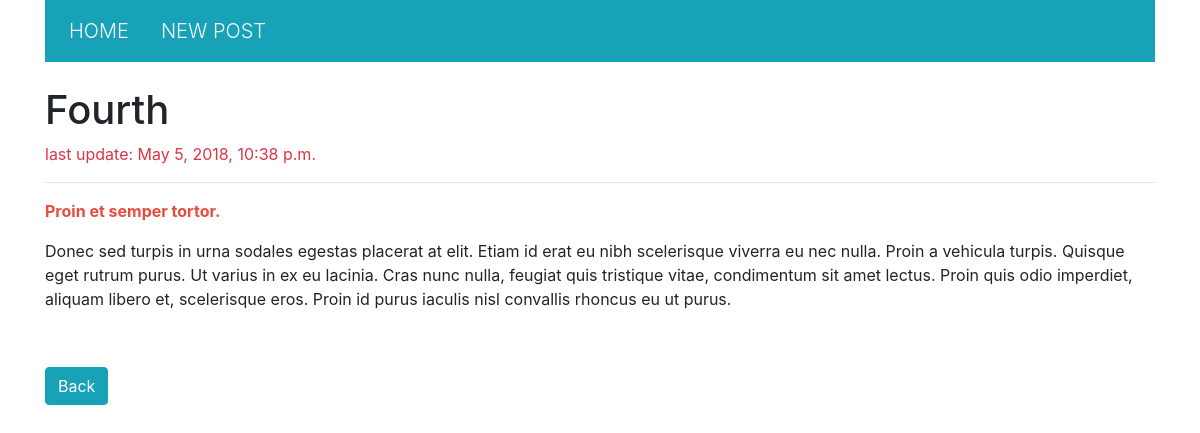
The app's page /post/4 with its own data.
### BlogApp/models.py (models this page shows, shortened)
class Post(models.Model):
    title = models.CharField(max_length=128)
    description = models.TextField()
    created_at = models.DateTimeField(auto_now_add=True)
    updated_at = models.DateTimeField(auto_now=True)

### BlogApp/views.py (the view)
# urls.py: url(r'^post/(?P<id>(\d)+)$', show_post, name='post'),
def show_post(request, id):
    post = get_object_or_404(Post, pk=id)
    ctx = {
        "post": post,
    }
    return render(request, 'post.html', ctx)

### BlogApp/templates/post.html (shortened to what this page needs)
{% extends 'base.html'%}
{% block content %}
    <h1>{{ post.title }}</h1>
    <p class="text-danger">last update: {{ post.updated_at }}</p>
    <hr>
    <p>{{ post.description|safe|linebreaks }}</p>
    <a href="{% url 'home' %}"><button class="btn btn-info">Back</button></a>
{% endblock %}

### records on screen
Post: title "Fourth", updated_at "May 5, 2018, 10:38 p.m.", description "Proin et semper tortor. Donec sed turpis in urna sodales egestas placerat at elit. Etiam id erat eu nibh scelerisque viverra eu nec nulla. Proin a vehicula turpis. Quisque eget rutrum purus. Ut varius in ex eu lacinia. Cras nunc nulla, feugiat quis tristique vitae, condimentum sit amet lectus. Proin quis odio imperdiet, aliquam libero et, scelerisque eros. Proin id purus iaculis nisl convallis rhoncus eu ut purus."
